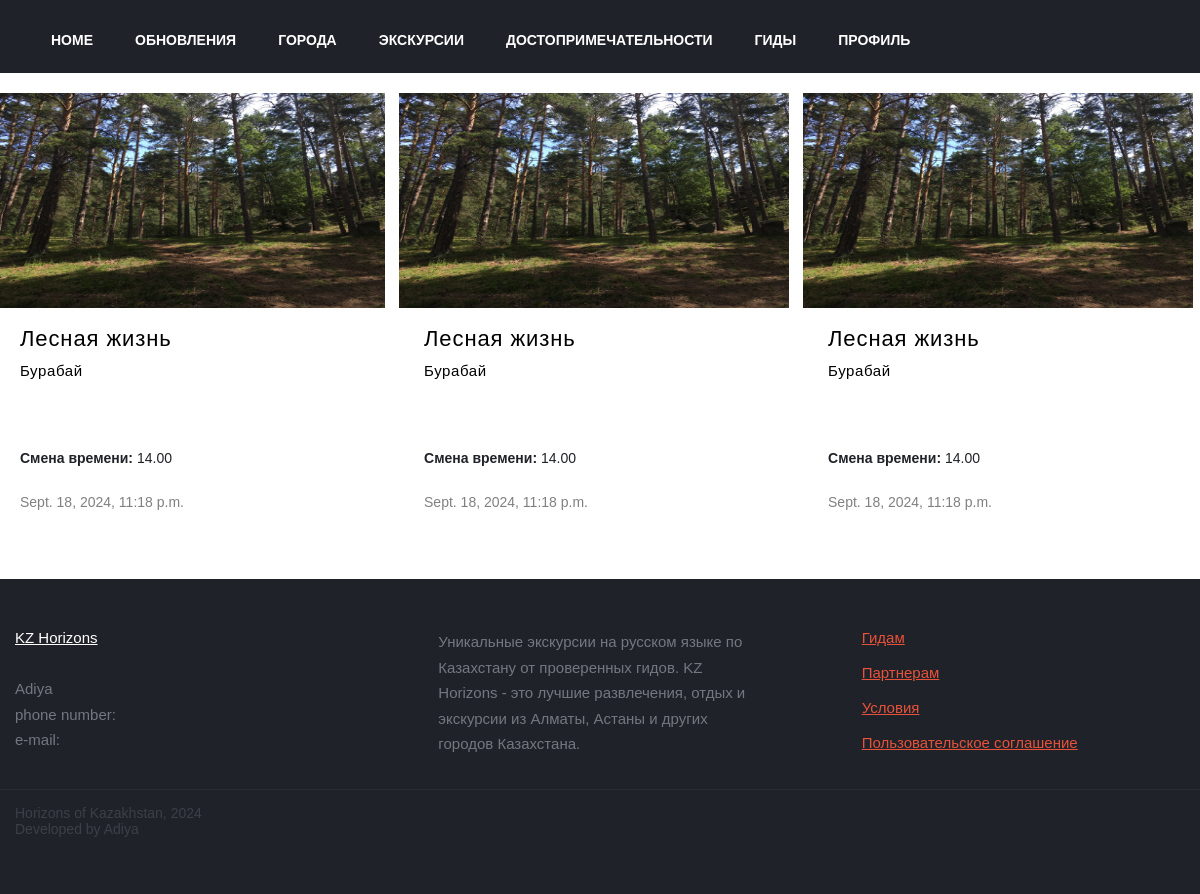
/users/updates/ (signed in), run on the app's committed database.
### users/models.py (models this page shows)
class Update(models.Model):
    id = models.CharField(
        default=uuid.uuid4, primary_key=True, verbose_name='ID', max_length=128
    )
    excursion = models.CharField(
        max_length=64, blank=False
    )
    header = models.CharField(
        max_length=32, blank=False
    )
    text = models.TextField(
        max_length=512, blank=False
    )
    datetime = models.DateTimeField(
        default=datetime.now()
    )
    is_review = models.BooleanField(
        default=False
    )

### excursions/models.py (models this page shows)
class Excursion(models.Model):
    id = models.CharField(
        default=uuid.uuid4, primary_key=True, verbose_name='ID', max_length=128
    )
    name = models.CharField(
        default='Excursion', max_length=32, blank=False
    )
    info = models.CharField(
        max_length=2048, verbose_name='Информация', blank=False
    )
    type = models.CharField(
        max_length=32, blank=False, default=exc_types[1], verbose_name='Тип экскурсии'
    )
    kind = models.CharField(
        max_length=32, blank=False, default=exc_kinds[1], verbose_name='Тип экскурсии'
    )
    people_number = models.IntegerField(
        blank=True
    )
    time = models.IntegerField(
        verbose_name='Duration', blank=False
    )
    city = models.ForeignKey(
        City, on_delete=models.CASCADE
    )
    guide = models.CharField(
        max_length=64
    )
    transport = models.CharField(
        max_length=32, choices=transport, blank=False, default=transport[2], verbose_name='Транспорт'
    )
    price = models.IntegerField(
        verbose_name='Цена'
    )
    program = models.CharField(
        max_length=512, verbose_name='Программа', blank=False
    )
    attractions = models.ManyToManyField(
        Attraction
    )
    photo = models.CharField(
        max_length=128, default='img/images/no-photo.jpg'
    )
    datetime = models.DateTimeField(
        auto_now=False, auto_now_add=False, blank=True
    )
    created = models.DateTimeField(
        auto_now=False, auto_now_add=True,
    )
    clients_count = models.IntegerField(
        default=0
    )
    is_available = models.BooleanField(
        default=True
    )
    is_past = models.BooleanField(
        default=False
    )

### cities/models.py (models this page shows)
class City(models.Model):
    id = models.CharField(
        default=uuid.uuid4, primary_key=True, verbose_name='ID', max_length=128
    )
    name = models.CharField(
        max_length=32, blank=False
    )
    info = models.CharField(
        max_length=2048, verbose_name='Информация', blank=False
    )
    region = models.CharField(
        max_length=128, blank=False, default='none'
    )
    photo = models.CharField(
        max_length=128, blank=True
    )

### users/views.py (the view)
# urls.py: path('updates/', updates, name='updates'),
def updates(request):
    if request.session.get('is_authorized'):
        user = User.objects.get(id=request.session.get('user_id'))
        bookings = Booking.objects.filter(user=user)
        updates = Update.objects.all()
        ups = []
        for update in updates:
            for booking in bookings:
                if booking.excursion==update.excursion:
                    print(booking.excursion, update.excursion, update)
                    exc = Excursion.objects.get(id=update.excursion)
                    ups.append([update, exc])
                    print(exc)
        context = {
            'updates' : ups,
            'auth' : True
        }
    else:
        context = {
            'message' : 'Here you will see all updates on your bookings!'
        }
    return render(request, 'updates.html', context)

### users/templates/updates.html (shortened to what this page needs)
{% extends "layout/basic.html" %}
{% load static %}
{% block links %}
<link rel="stylesheet" href="{% static 'styles/css/updates.css' %}">
<link rel="stylesheet" href="{% static 'styles/index.css' %}">
{% endblock %}
{% block content %}
<ul class="excursions-list excursions-list-main rating-large" id="excursions-list" style="margin-top: 20px">
    {% for update in updates %}
    <li class="excursions-list-item">
        {% if update.0.is_review %}
        <a href="#" class="excursions-item flex direction-column">
        <button class="writeReviewBtn">Write a review</button>
<div id="reviewModal{{ update.1.id }}" class="modal">
    <div class="modal-content">
        <span class="close">&times;</span>
        <h2>Write a Review to the Guide!</h2>
        <form id="reviewForm{{ update.1.id }}" action="{% url 'review' update.1.id %}" method="post">
            {% csrf_token %}
            <div class="rating-content">
                <div class="rating-stars-disabled">
                    <div class="rating-star"></div>
                    <div class="rating-star"></div>
                    <div class="rating-star"></div>
                    <div class="rating-star"></div>
                    <div class="rating-star"></div>
                </div>
                <div class="rating-stars-active" style="width: 0;">
                    <div class="rating-star"></div>
                    <div class="rating-star"></div>
                    <div class="rating-star"></div>
                    <div class="rating-star"></div>
                    <div class="rating-star"></div>
                </div>
            </div>
            <input type="hidden" name="rating" class="ratingInput" id="ratingInput{{ update.1.id }}">
            <input type="hidden" name="update" value="{{ update.0.id }}">
            <textarea name="review" rows="5" placeholder="Write your review here..."></textarea>
            <button type="submit">Submit</button>
        </form>
    </div>
</div>
        {% else %}
        <a href="{% url 'excursion' update.1.id %}" class="excursions-item flex direction-column">
        {% endif %}
            <div class="flex excursions-head" style="background-image: url('{% static update.1.photo %}'); background-size: 100% 100%">
            </div>
            <div class="flex j-c-space-between direction-column">
                <div class="excursions-title">
                    <span class="excursions-name">{{ update.1.name }}</span>
                    <span class="excursions-location">{{ update.1.city.name }}</span>
                </div>
                <div class="excursions-footer">
                    <p><b>{{ update.0.header }}: </b>{{ update.0.text }}</p>
                    <p style="color: grey;">{{ update.0.datetime }}</p>
                </div>
            </div>
        </a>
    </li>
    {% endfor %}
</ul>
{% endblock %}

### users/static/styles/css/headfooter.css (style rules this page uses)
html { font-family: museo-sans,sans-serif }
.cities,.navigation ul,.profile-nav ul,footer nav ul,ul { list-style: none }
* { box-sizing: border-box; }
body,html { width: 100%; height: 100%; font-size: 14px; font-weight: 400; position: relative; margin: 0; padding: 0; color: #202229 }
body { padding-top: 80px; }

### users/static/styles/style.css (style rules this page uses)
.flex { display: -webkit-flex!important; }
.direction-column { flex-direction: column }
.j-c-space-between { justify-content: space-between }
.cities,.navigation ul,.profile-nav ul,footer nav ul,ul { list-style: none }
body { padding-top: 80px; }

### users/static/styles/index.css (style rules this page uses)
.cities,.navigation ul,.profile-nav ul,footer nav ul,ul { list-style: none }
.flex { display: -webkit-flex!important; }
.direction-column { flex-direction: column }
.j-c-space-between { justify-content: space-between }
.excursions-list { display: flex; flex-wrap: wrap; justify-content: flex-start; margin: 0 -10px; padding: 0; list-style: none }
.excursions-item { max-width: 400px }
.excursions-list-item { width: 100%; margin: 0; max-width: none; flex: none }
.excursions-list-item { width: 33%; min-width: 320px; max-width: 400px; padding: 0 5px; margin: 0 .33% 0 0; display: flex }
.excursions-item { display: block; max-width: 400px; width: 100%; background: #fff; color: #202229; text-decoration: none!important; transition: .1s; margin: 0 auto 30px; position: relative }
.excursions-head { position: relative; min-height: 215px; background-color: #c3c5cd }
.excursions-title { padding: 18px 25px 170px }
.excursions-name { font-size: 1.57142857rem; display: block; letter-spacing: .9px; line-height: 1.2; word-wrap: break-word; font-weight: 500; color: #000 }
.excursions-location { font-size: 1.07142857rem; color: #000; display: block; margin-top: 10px; letter-spacing: .6px; font-weight: 500 }
.excursions-footer { padding: 5px 25px 25px; display: flex; flex-direction: column; position: absolute; bottom: 0; left: 0; width: 100% }

### data on the page
Update: photo (picture), name "Лесная жизнь", name "Бурабай", header "Смена времени", text "14.00", datetime "Sept. 18, 2024, 11:18 p.m."
